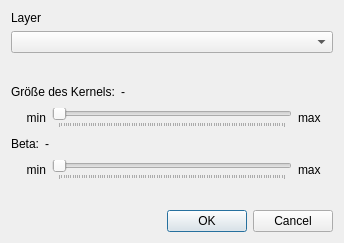
<?xml version="1.0" encoding="UTF-8"?>
<ui version="4.0">
 <class>SmoothLayerDialogBase</class>
 <widget class="QDialog" name="SmoothLayerDialogBase">
  <property name="windowModality">
   <enum>Qt::WindowModal</enum>
  </property>
  <property name="geometry">
   <rect>
    <x>0</x>
    <y>0</y>
    <width>344</width>
    <height>243</height>
   </rect>
  </property>
  <property name="minimumSize">
   <size>
    <width>340</width>
    <height>240</height>
   </size>
  </property>
  <property name="windowTitle">
   <string>SmoothLayer</string>
  </property>
  <layout class="QVBoxLayout" name="verticalLayout">
   <item>
    <widget class="QLabel" name="label">
     <property name="text">
      <string>Layer</string>
     </property>
    </widget>
   </item>
   <item>
    <widget class="QComboBox" name="layer_combo"/>
   </item>
   <item>
    <spacer name="verticalSpacer_2">
     <property name="orientation">
      <enum>Qt::Vertical</enum>
     </property>
     <property name="sizeType">
      <enum>QSizePolicy::Expanding</enum>
     </property>
     <property name="sizeHint" stdset="0">
      <size>
       <width>20</width>
       <height>40</height>
      </size>
     </property>
    </spacer>
   </item>
   <item>
    <layout class="QHBoxLayout" name="horizontalLayout_3">
     <item>
      <widget class="QLabel" name="label_2">
       <property name="text">
        <string>Größe des Kernels:</string>
       </property>
      </widget>
     </item>
     <item>
      <widget class="QLabel" name="kernel_size_label">
       <property name="text">
        <string>-</string>
       </property>
      </widget>
     </item>
     <item>
      <spacer name="horizontalSpacer">
       <property name="orientation">
        <enum>Qt::Horizontal</enum>
       </property>
       <property name="sizeHint" stdset="0">
        <size>
         <width>40</width>
         <height>20</height>
        </size>
       </property>
      </spacer>
     </item>
    </layout>
   </item>
   <item>
    <layout class="QHBoxLayout" name="horizontalLayout">
     <item>
      <widget class="QLabel" name="kernel_size_min_label">
       <property name="minimumSize">
        <size>
         <width>35</width>
         <height>0</height>
        </size>
       </property>
       <property name="text">
        <string>min</string>
       </property>
       <property name="alignment">
        <set>Qt::AlignRight|Qt::AlignTrailing|Qt::AlignVCenter</set>
       </property>
      </widget>
     </item>
     <item>
      <widget class="QSlider" name="kernel_size_slider">
       <property name="orientation">
        <enum>Qt::Horizontal</enum>
       </property>
       <property name="tickPosition">
        <enum>QSlider::TicksBelow</enum>
       </property>
       <property name="tickInterval">
        <number>1</number>
       </property>
      </widget>
     </item>
     <item>
      <widget class="QLabel" name="kernel_size_max_label">
       <property name="minimumSize">
        <size>
         <width>35</width>
         <height>0</height>
        </size>
       </property>
       <property name="text">
        <string>max</string>
       </property>
      </widget>
     </item>
    </layout>
   </item>
   <item>
    <layout class="QHBoxLayout" name="horizontalLayout_4">
     <item>
      <widget class="QLabel" name="label_3">
       <property name="text">
        <string>Beta:</string>
       </property>
      </widget>
     </item>
     <item>
      <widget class="QLabel" name="kernel_beta_label">
       <property name="text">
        <string>-</string>
       </property>
      </widget>
     </item>
     <item>
      <spacer name="horizontalSpacer_2">
       <property name="orientation">
        <enum>Qt::Horizontal</enum>
       </property>
       <property name="sizeHint" stdset="0">
        <size>
         <width>40</width>
         <height>20</height>
        </size>
       </property>
      </spacer>
     </item>
    </layout>
   </item>
   <item>
    <layout class="QHBoxLayout" name="horizontalLayout_2">
     <item>
      <widget class="QLabel" name="kernel_beta_min_label">
       <property name="minimumSize">
        <size>
         <width>35</width>
         <height>0</height>
        </size>
       </property>
       <property name="text">
        <string>min</string>
       </property>
       <property name="alignment">
        <set>Qt::AlignRight|Qt::AlignTrailing|Qt::AlignVCenter</set>
       </property>
      </widget>
     </item>
     <item>
      <widget class="QSlider" name="kernel_beta_slider">
       <property name="orientation">
        <enum>Qt::Horizontal</enum>
       </property>
       <property name="tickPosition">
        <enum>QSlider::TicksBelow</enum>
       </property>
       <property name="tickInterval">
        <number>1</number>
       </property>
      </widget>
     </item>
     <item>
      <widget class="QLabel" name="kernel_beta_max_label">
       <property name="minimumSize">
        <size>
         <width>35</width>
         <height>0</height>
        </size>
       </property>
       <property name="text">
        <string>max</string>
       </property>
      </widget>
     </item>
    </layout>
   </item>
   <item>
    <spacer name="verticalSpacer">
     <property name="orientation">
      <enum>Qt::Vertical</enum>
     </property>
     <property name="sizeHint" stdset="0">
      <size>
       <width>20</width>
       <height>40</height>
      </size>
     </property>
    </spacer>
   </item>
   <item>
    <widget class="QDialogButtonBox" name="button_box">
     <property name="orientation">
      <enum>Qt::Horizontal</enum>
     </property>
     <property name="standardButtons">
      <set>QDialogButtonBox::Cancel|QDialogButtonBox::Ok</set>
     </property>
    </widget>
   </item>
  </layout>
 </widget>
 <resources/>
 <connections>
  <connection>
   <sender>button_box</sender>
   <signal>accepted()</signal>
   <receiver>SmoothLayerDialogBase</receiver>
   <slot>accept()</slot>
   <hints>
    <hint type="sourcelabel">
     <x>29</x>
     <y>231</y>
    </hint>
    <hint type="destinationlabel">
     <x>20</x>
     <y>20</y>
    </hint>
   </hints>
  </connection>
  <connection>
   <sender>button_box</sender>
   <signal>rejected()</signal>
   <receiver>SmoothLayerDialogBase</receiver>
   <slot>reject()</slot>
   <hints>
    <hint type="sourcelabel">
     <x>29</x>
     <y>231</y>
    </hint>
    <hint type="destinationlabel">
     <x>20</x>
     <y>20</y>
    </hint>
   </hints>
  </connection>
  <connection>
   <sender>kernel_beta_slider</sender>
   <signal>valueChanged(int)</signal>
   <receiver>kernel_beta_label</receiver>
   <slot>setNum(int)</slot>
   <hints>
    <hint type="sourcelabel">
     <x>65</x>
     <y>172</y>
    </hint>
    <hint type="destinationlabel">
     <x>42</x>
     <y>147</y>
    </hint>
   </hints>
  </connection>
  <connection>
   <sender>kernel_size_slider</sender>
   <signal>valueChanged(int)</signal>
   <receiver>kernel_size_label</receiver>
   <slot>setNum(int)</slot>
   <hints>
    <hint type="sourcelabel">
     <x>71</x>
     <y>111</y>
    </hint>
    <hint type="destinationlabel">
     <x>118</x>
     <y>85</y>
    </hint>
   </hints>
  </connection>
 </connections>
</ui>
